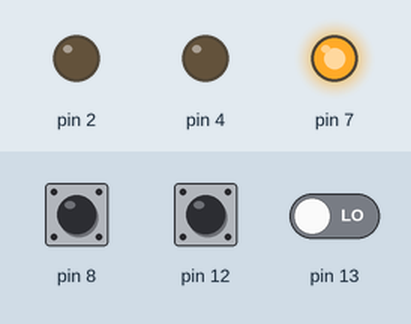
Simulated run of this sketch. Board: Arduino Uno, built with avr-gcc and run on an emulated ATmega328P. Parts: output pins drawn as LEDs (lit = HIGH). Inputs (shaded band) come from the test bench; at power-on: pin 13 LOW, pin 12 HIGH, pin 8 HIGH.

Above: at 1.2 s.
1.3 s: pin 13 driven HIGH
At 1.5 s:
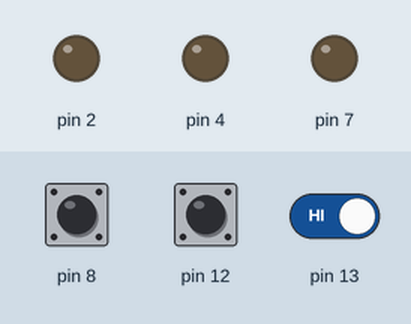
At 2.2 s:
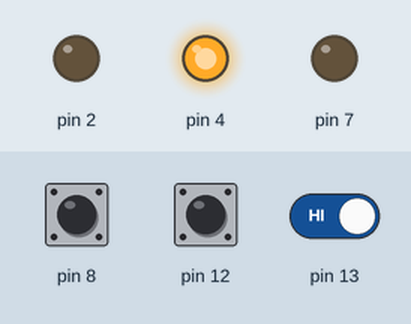
3.2 s: pin 12 pulsed LOW 5 times (0.12 s each, 0.3 s apart)
At 5.3 s:
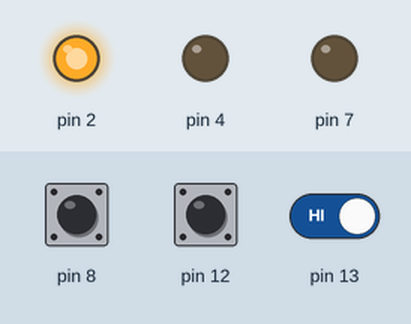
Timing chart, 0 to 41.4 s (numbered marks = the images above; inputs shaded):
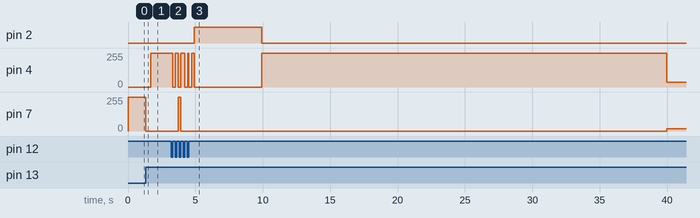

The sketch:

program.ino
```cpp
void setup()
{
  pinMode(2, OUTPUT);
  pinMode(4, OUTPUT);
  pinMode(7, OUTPUT);
  pinMode(8, INPUT);
  pinMode(12, INPUT);
  pinMode(13, INPUT);
}

const int LOCKED = 1;
const int WAITFORCLICKONE = 2;
const int WAITFORCLICKTWO = 3;
const int CHECKING = 4;
const int UNLOCKED = 5;

int btnOneHandled = 0;
int btnTwoHandled = 0;

int code[] = {1, 1};
int codeTry[2];

int startTime = 0;

int state = LOCKED;

void loop()
{
  int sensor = digitalRead(13);
  int btnOne = digitalRead(12);
  int btnTwo = digitalRead(8);

  if(btnOne == LOW) {
    btnOneHandled = 0;
  }
  if(btnTwo == LOW) {
    btnTwoHandled = 0;
  }

  switch(state) {
    case LOCKED:

      digitalWrite(7, HIGH);

      if(sensor == HIGH) {
        digitalWrite(7, LOW);
        state = WAITFORCLICKONE;
        startTime = millis();
      }
      break;

    case WAITFORCLICKONE:

      digitalWrite(4, HIGH);

      if((btnOne == HIGH) && (!btnOneHandled)) {
         btnOneHandled = 1;
         codeTry[0] = 1;
         digitalWrite(4, LOW);
         delay(200);
         state = WAITFORCLICKTWO;
      }
      if((btnTwo == HIGH) && (!btnTwoHandled)) {
         btnTwoHandled = 1;
         codeTry[0] = 2;
         digitalWrite(4, LOW);
         delay(200);
         state = WAITFORCLICKTWO;
      }

      if(millis() - startTime > 10000) {
         digitalWrite(4, LOW);
         state = LOCKED;
      }
      break;

    case WAITFORCLICKTWO:

      digitalWrite(4, HIGH);

      if((btnOne == HIGH) && (!btnOneHandled)) {
         btnOneHandled = 1;
         codeTry[1] = 1;
         digitalWrite(4, LOW);
         delay(200);
         digitalWrite(4, HIGH);
         delay(200);
         digitalWrite(4, LOW);
         state = CHECKING;
      }
      if((btnTwo == HIGH) && (!btnTwoHandled)) {
         btnTwoHandled = 1;
         codeTry[1] = 2;
         digitalWrite(4, LOW);
         delay(200);
         digitalWrite(4, HIGH);
         delay(200);
         digitalWrite(4, LOW);
         state = CHECKING;
      }
      if(millis() - startTime > 10000) {
         digitalWrite(4, LOW);
         state = LOCKED;
      }
      break;

    case CHECKING:

      if((code[0] == codeTry[0]) && (code[1] == codeTry[1])) {
         digitalWrite(2, HIGH);
         state = UNLOCKED;
      } else {
         digitalWrite(7, HIGH);
         delay(200);
         digitalWrite(7, LOW);
         state = LOCKED;
      }
      break;

    case UNLOCKED:

      delay(5000);
      digitalWrite(2, LOW);
      state = LOCKED;
	  break;
  }

}
```

Measured:
- after the input at 1.3 s, pin 4: 0/255 → 255/255 after 0.40 s; pin 7: 255/255 → 0/255 at once
- after the input at 3.2 s, pin 2: LOW → HIGH after 1.7 s, → LOW 5.0 s later; pin 7: 0/255 → 255/255 after 0.52 s, → 0/255 0.20 s later, → 18/255 36.0 s later
